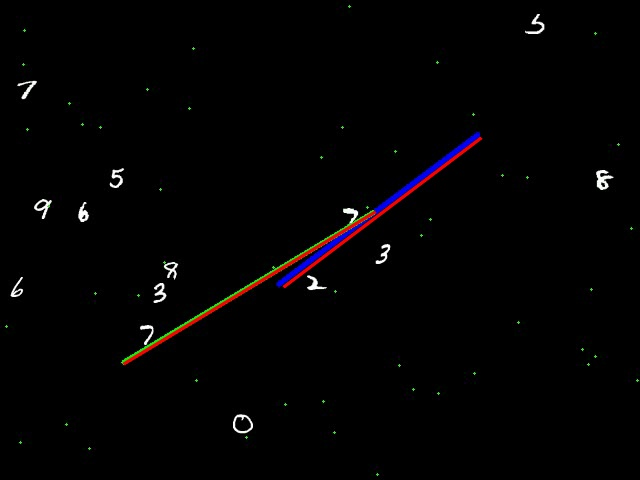
#> input picture images/lines - video 3.jpg, 640 x 480 px; its folder holds only this picture in this run
$ python -i image_utils.py   (imports and definitions only)
#> lines starting #> are read from the running program, lines starting #| are printed output that depends on the picture; after the words box and inside, x2 and y2 are one past the last pixel; in counts of white or black regions, pixels touching at a corner belong together
#> further down, picture is the input picture: shape (480, 640, 3); mean B, G, R 2.6, 2.1, 3
import cv2
import numpy as np

def process_image(image, channel = 2, iterations = 1):
    """Funkcija namenjena za pretprocesiranje pojedinačnih frejmova."""
#> called with channel = 2, iterations = 1
    #iz BGR formata se izdavaja samo prosleđeni kanal
    image = image[:, :, channel]
    #blur se primenjuje da smanji velicinu tackica
    image = cv2.medianBlur(image,3)
    #otvaranje = erozija + dilacija (da bi se uklonile tackice)
    kernel = cv2.getStructuringElement(cv2.MORPH_RECT, (2, 2))
    image = cv2.erode(image, kernel, iterations)
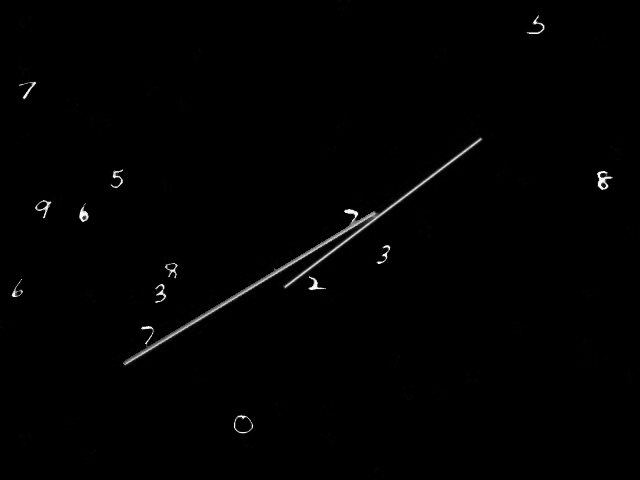
#> image: shape (480, 640); min 0, max 252, mean 1.7
    image = cv2.dilate(image, kernel, iterations)
    #globalni treshold prevodi sliku u binarnu
    _, image = cv2.threshold(image, 50, 255, cv2.THRESH_BINARY)
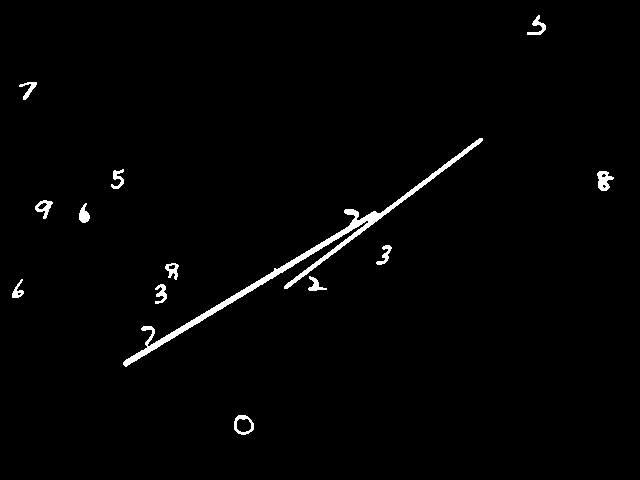
#> image: shape (480, 640); 1.5% white; 13 white regions, largest, box (x1, y1, x2, y2) and area: (123, 138, 483, 367) 3025, (597, 171, 614, 191) 205, (234, 415, 254, 435) 167
    return image

def process_region(region):
     """Funkcija namenjena za pretprocesiranje kontura pre ulaska u neuronsku mrežu."""
     #promena veličine regiona na 28x28 kao što neuronska mreža očekuje
     return cv2.resize(region,(28,28), interpolation = cv2.INTER_AREA)

>>> import cv2
>>> picture = cv2.imread('images/lines - video 3.jpg')
>>> result = process_image(picture)

$ run again, on images/lines - video 5.jpg
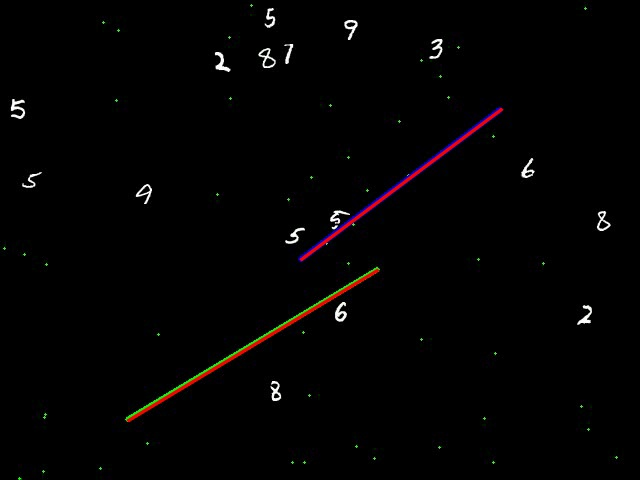
#> input picture images/lines - video 5.jpg, 640 x 480 px
#> picture is the input picture: shape (480, 640, 3); mean B, G, R 2.2, 2.2, 3.1
#> in process_image, `image = cv2.erode(image, kernel, iterations)`:
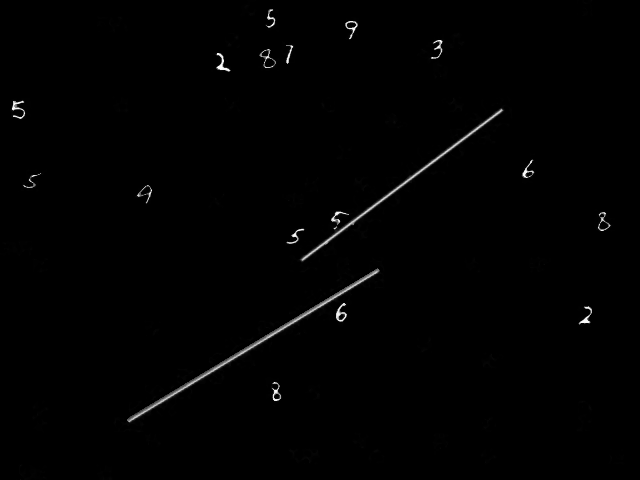
#> image: shape (480, 640); min 0, max 254, mean 1.7
#> in process_image, `_, image = cv2.threshold(image, 50, 255, cv2.THRESH_BINARY)`:
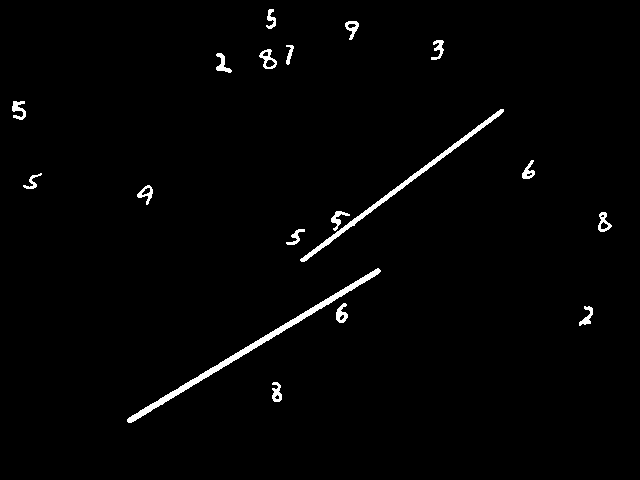
#> image: shape (480, 640); 1.6% white; 18 white regions, largest, box (x1, y1, x2, y2) and area: (127, 268, 381, 423) 1710, (300, 109, 504, 262) 1189, (259, 49, 277, 69) 155
